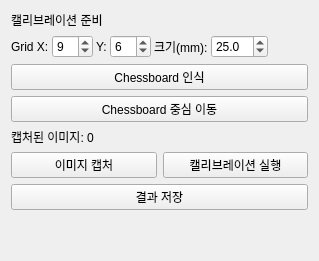
          <widget class="QWidget" name="tab_cameraCalibration">
           <attribute name="title">
            <string>Camera Calibration</string>
           </attribute>
           <layout class="QVBoxLayout" name="verticalLayout_calibration">
            <item>
             <widget class="QLabel" name="label_calibrationStatus">
              <property name="text">
               <string>캘리브레이션 준비</string>
              </property>
             </widget>
            </item>
            <!-- Chessboard 설정 (한 줄) -->
            <item>
             <layout class="QHBoxLayout" name="horizontalLayout_chessboard">
              <property name="spacing">
               <number>3</number>
              </property>
              <item>
               <widget class="QLabel" name="label_gridX">
                <property name="text">
                 <string>Grid X:</string>
                </property>
               </widget>
              </item>
              <item>
               <widget class="QSpinBox" name="spinBox_boardWidth">
                <property name="minimum">
                 <number>3</number>
                </property>
                <property name="maximum">
                 <number>20</number>
                </property>
                <property name="value">
                 <number>9</number>
                </property>
               </widget>
              </item>
              <item>
               <widget class="QLabel" name="label_gridY">
                <property name="text">
                 <string>Y:</string>
                </property>
               </widget>
              </item>
              <item>
               <widget class="QSpinBox" name="spinBox_boardHeight">
                <property name="minimum">
                 <number>3</number>
                </property>
                <property name="maximum">
                 <number>20</number>
                </property>
                <property name="value">
                 <number>6</number>
                </property>
               </widget>
              </item>
              <item>
               <widget class="QLabel" name="label_squareSize">
                <property name="text">
                 <string>크기(mm):</string>
                </property>
               </widget>
              </item>
              <item>
               <widget class="QDoubleSpinBox" name="doubleSpinBox_squareSize">
                <property name="minimum">
                 <double>1.000000000000000</double>
                </property>
                <property name="maximum">
                 <double>100.000000000000000</double>
                </property>
                <property name="value">
                 <double>25.000000000000000</double>
                </property>
                <property name="decimals">
                 <number>1</number>
                </property>
               </widget>
              </item>
              <item>
               <spacer name="horizontalSpacer_chessboard">
                <property name="orientation">
                 <enum>Qt::Horizontal</enum>
                </property>
                <property name="sizeHint" stdset="0">
                 <size>
                  <width>40</width>
                  <height>20</height>
                 </size>
                </property>
               </spacer>
              </item>
             </layout>
            </item>
            <!-- 버튼들 -->
            <item>
             <widget class="QPushButton" name="pushButton_detectChessboard">
              <property name="text">
               <string>Chessboard 인식</string>
              </property>
             </widget>
            </item>
            <item>
             <widget class="QPushButton" name="pushButton_moveToChessboardCenter">
              <property name="text">
               <string>Chessboard 중심 이동</string>
              </property>
             </widget>
            </item>
            <item>
             <widget class="QLabel" name="label_capturedCount">
              <property name="text">
               <string>캡처된 이미지: 0</string>
              </property>
             </widget>
            </item>
            <item>
             <layout class="QHBoxLayout" name="horizontalLayout_calibButtons">
              <item>
               <widget class="QPushButton" name="pushButton_captureCalibImage">
                <property name="text">
                 <string>이미지 캡처</string>
                </property>
               </widget>
              </item>
              <item>
               <widget class="QPushButton" name="pushButton_runCalibration">
                <property name="text">
                 <string>캘리브레이션 실행</string>
                </property>
               </widget>
              </item>
             </layout>
            </item>
            <item>
             <widget class="QPushButton" name="pushButton_saveCalibration">
              <property name="text">
               <string>결과 저장</string>
              </property>
             </widget>
            </item>
            <item>
             <spacer name="verticalSpacer_calibration">
              <property name="orientation">
               <enum>Qt::Vertical</enum>
              </property>
              <property name="sizeHint" stdset="0">
               <size>
                <width>20</width>
                <height>40</height>
               </size>
              </property>
             </spacer>
            </item>
           </layout>
          </widget>
